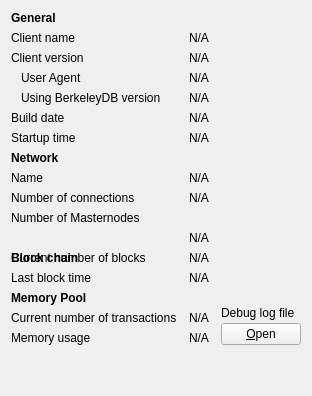
     <widget class="QWidget" name="tab_info">
      <attribute name="title">
       <string>&amp;Information</string>
      </attribute>
      <layout class="QGridLayout" name="gridLayout" columnstretch="0,1,0">
       <property name="horizontalSpacing">
        <number>12</number>
       </property>
       <item row="0" column="0">
        <widget class="QLabel" name="label_9">
         <property name="font">
          <font>
           <weight>75</weight>
           <bold>true</bold>
          </font>
         </property>
         <property name="text">
          <string>General</string>
         </property>
        </widget>
       </item>
       <item row="1" column="0">
        <widget class="QLabel" name="label_5">
         <property name="text">
          <string>Client name</string>
         </property>
        </widget>
       </item>
       <item row="1" column="1" colspan="2">
        <widget class="QLabel" name="clientName">
         <property name="cursor">
          <cursorShape>IBeamCursor</cursorShape>
         </property>
         <property name="text">
          <string>N/A</string>
         </property>
         <property name="textFormat">
          <enum>Qt::PlainText</enum>
         </property>
         <property name="textInteractionFlags">
          <set>Qt::LinksAccessibleByMouse|Qt::TextSelectableByKeyboard|Qt::TextSelectableByMouse</set>
         </property>
        </widget>
       </item>
       <item row="2" column="0">
        <widget class="QLabel" name="label_6">
         <property name="text">
          <string>Client version</string>
         </property>
        </widget>
       </item>
       <item row="2" column="1" colspan="2">
        <widget class="QLabel" name="clientVersion">
         <property name="cursor">
          <cursorShape>IBeamCursor</cursorShape>
         </property>
         <property name="text">
          <string>N/A</string>
         </property>
         <property name="textFormat">
          <enum>Qt::PlainText</enum>
         </property>
         <property name="textInteractionFlags">
          <set>Qt::LinksAccessibleByMouse|Qt::TextSelectableByKeyboard|Qt::TextSelectableByMouse</set>
         </property>
        </widget>
       </item>
       <item row="3" column="0">
        <widget class="QLabel" name="labelClientUserAgent">
         <property name="text">
          <string>User Agent</string>
         </property>
         <property name="indent">
          <number>10</number>
         </property>
        </widget>
       </item>
       <item row="3" column="1" colspan="2">
        <widget class="QLabel" name="clientUserAgent">
         <property name="cursor">
          <cursorShape>IBeamCursor</cursorShape>
         </property>
         <property name="text">
          <string>N/A</string>
         </property>
         <property name="textFormat">
          <enum>Qt::PlainText</enum>
         </property>
         <property name="textInteractionFlags">
          <set>Qt::LinksAccessibleByMouse|Qt::TextSelectableByKeyboard|Qt::TextSelectableByMouse</set>
         </property>
        </widget>
       </item>
       <item row="4" column="0">
        <widget class="QLabel" name="label_berkeleyDBVersion">
         <property name="text">
          <string>Using BerkeleyDB version</string>
         </property>
         <property name="indent">
          <number>10</number>
         </property>
        </widget>
       </item>
       <item row="4" column="1" colspan="2">
        <widget class="QLabel" name="berkeleyDBVersion">
         <property name="cursor">
          <cursorShape>IBeamCursor</cursorShape>
         </property>
         <property name="text">
          <string>N/A</string>
         </property>
         <property name="textFormat">
          <enum>Qt::PlainText</enum>
         </property>
         <property name="textInteractionFlags">
          <set>Qt::LinksAccessibleByMouse|Qt::TextSelectableByKeyboard|Qt::TextSelectableByMouse</set>
         </property>
        </widget>
       </item>
       <item row="5" column="0">
        <widget class="QLabel" name="label_12">
         <property name="text">
          <string>Build date</string>
         </property>
        </widget>
       </item>
       <item row="5" column="1" colspan="2">
        <widget class="QLabel" name="buildDate">
         <property name="cursor">
          <cursorShape>IBeamCursor</cursorShape>
         </property>
         <property name="text">
          <string>N/A</string>
         </property>
         <property name="textFormat">
          <enum>Qt::PlainText</enum>
         </property>
         <property name="textInteractionFlags">
          <set>Qt::LinksAccessibleByMouse|Qt::TextSelectableByKeyboard|Qt::TextSelectableByMouse</set>
         </property>
        </widget>
       </item>
       <item row="6" column="0">
        <widget class="QLabel" name="label_13">
         <property name="text">
          <string>Startup time</string>
         </property>
        </widget>
       </item>
       <item row="6" column="1" colspan="2">
        <widget class="QLabel" name="startupTime">
         <property name="cursor">
          <cursorShape>IBeamCursor</cursorShape>
         </property>
         <property name="text">
          <string>N/A</string>
         </property>
         <property name="textFormat">
          <enum>Qt::PlainText</enum>
         </property>
         <property name="textInteractionFlags">
          <set>Qt::LinksAccessibleByMouse|Qt::TextSelectableByKeyboard|Qt::TextSelectableByMouse</set>
         </property>
        </widget>
       </item>
       <item row="7" column="0">
           <widget class="QLabel" name="labelNetwork">
               <property name="font">
                   <font>
                       <weight>75</weight>
                       <bold>true</bold>
                   </font>
               </property>
               <property name="text">
                   <string>Network</string>
               </property>
           </widget>
       </item>
       <item row="8" column="0">
        <widget class="QLabel" name="label_8">
         <property name="text">
          <string>Name</string>
         </property>
        </widget>
       </item>
       <item row="8" column="1" colspan="2">
        <widget class="QLabel" name="networkName">
         <property name="cursor">
          <cursorShape>IBeamCursor</cursorShape>
         </property>
         <property name="text">
          <string>N/A</string>
         </property>
         <property name="textFormat">
          <enum>Qt::PlainText</enum>
         </property>
         <property name="textInteractionFlags">
          <set>Qt::LinksAccessibleByMouse|Qt::TextSelectableByKeyboard|Qt::TextSelectableByMouse</set>
         </property>
        </widget>
       </item>
       <item row="9" column="0">
        <widget class="QLabel" name="label_7">
         <property name="text">
          <string>Number of connections</string>
         </property>
        </widget>
       </item>
       <item row="9" column="1" colspan="2">
        <widget class="QLabel" name="numberOfConnections">
         <property name="cursor">
          <cursorShape>IBeamCursor</cursorShape>
         </property>
         <property name="text">
          <string>N/A</string>
         </property>
         <property name="textFormat">
          <enum>Qt::PlainText</enum>
         </property>
         <property name="textInteractionFlags">
          <set>Qt::LinksAccessibleByMouse|Qt::TextSelectableByKeyboard|Qt::TextSelectableByMouse</set>
         </property>
        </widget>
       </item>
       <item row="10" column="0">
        <widget class="QLabel" name="masternodeCountLabel">
         <property name="text">
          <string>Number of Masternodes</string>
         </property>
        </widget>
       </item>
       <item row="11" column="1">
        <widget class="QLabel" name="masternodeCount">
         <property name="text">
          <string>N/A</string>
         </property>
        </widget>
       </item>
       <item row="12" column="0">
        <widget class="QLabel" name="label_10">
         <property name="font">
          <font>
           <weight>75</weight>
           <bold>true</bold>
          </font>
         </property>
         <property name="text">
          <string>Block chain</string>
         </property>
        </widget>
       </item>
       <item row="12" column="0">
        <widget class="QLabel" name="label_3">
         <property name="text">
          <string>Current number of blocks</string>
         </property>
        </widget>
       </item>
       <item row="12" column="1" colspan="2">
        <widget class="QLabel" name="numberOfBlocks">
         <property name="cursor">
          <cursorShape>IBeamCursor</cursorShape>
         </property>
         <property name="text">
          <string>N/A</string>
         </property>
         <property name="textFormat">
          <enum>Qt::PlainText</enum>
         </property>
         <property name="textInteractionFlags">
          <set>Qt::LinksAccessibleByMouse|Qt::TextSelectableByKeyboard|Qt::TextSelectableByMouse</set>
         </property>
        </widget>
       </item>
       <item row="13" column="0">
        <widget class="QLabel" name="labelLastBlockTime">
         <property name="text">
          <string>Last block time</string>
         </property>
        </widget>
       </item>
       <item row="13" column="1" colspan="2">
        <widget class="QLabel" name="lastBlockTime">
         <property name="cursor">
          <cursorShape>IBeamCursor</cursorShape>
         </property>
         <property name="text">
          <string>N/A</string>
         </property>
         <property name="textFormat">
          <enum>Qt::PlainText</enum>
         </property>
         <property name="textInteractionFlags">
          <set>Qt::LinksAccessibleByMouse|Qt::TextSelectableByKeyboard|Qt::TextSelectableByMouse</set>
         </property>
        </widget>
       </item>
       <item row="14" column="0">
        <widget class="QLabel" name="labelMempoolTitle">
         <property name="font">
          <font>
           <weight>75</weight>
           <bold>true</bold>
          </font>
         </property>
         <property name="text">
          <string>Memory Pool</string>
         </property>
        </widget>
       </item>
       <item row="15" column="0">
        <widget class="QLabel" name="labelNumberOfTransactions">
         <property name="text">
          <string>Current number of transactions</string>
         </property>
        </widget>
       </item>
       <item row="15" column="1">
        <widget class="QLabel" name="mempoolNumberTxs">
         <property name="cursor">
          <cursorShape>IBeamCursor</cursorShape>
         </property>
         <property name="text">
          <string>N/A</string>
         </property>
         <property name="textFormat">
          <enum>Qt::PlainText</enum>
         </property>
         <property name="textInteractionFlags">
          <set>Qt::LinksAccessibleByMouse|Qt::TextSelectableByKeyboard|Qt::TextSelectableByMouse</set>
         </property>
        </widget>
       </item>
       <item row="16" column="0">
        <widget class="QLabel" name="labelMemoryUsage">
         <property name="text">
          <string>Memory usage</string>
         </property>
        </widget>
       </item>
       <item row="16" column="1">
        <widget class="QLabel" name="mempoolSize">
         <property name="cursor">
          <cursorShape>IBeamCursor</cursorShape>
         </property>
         <property name="text">
          <string>N/A</string>
         </property>
         <property name="textFormat">
          <enum>Qt::PlainText</enum>
         </property>
         <property name="textInteractionFlags">
          <set>Qt::LinksAccessibleByMouse|Qt::TextSelectableByKeyboard|Qt::TextSelectableByMouse</set>
         </property>
        </widget>
       </item>
       <item row="14" column="2" rowspan="3">
        <layout class="QVBoxLayout" name="verticalLayoutDebugButton">
         <property name="spacing">
          <number>3</number>
         </property>
         <item>
          <spacer name="verticalSpacer_2">
           <property name="orientation">
            <enum>Qt::Vertical</enum>
           </property>
           <property name="sizeHint" stdset="0">
            <size>
             <width>10</width>
             <height>5</height>
            </size>
           </property>
          </spacer>
         </item>
         <item>
          <widget class="QLabel" name="labelDebugLogfile">
           <property name="text">
            <string>Debug log file</string>
           </property>
          </widget>
         </item>
         <item>
          <widget class="QPushButton" name="openDebugLogfileButton">
           <property name="toolTip">
            <string>Open the Pokemon Core debug log file from the current data directory. This can take a few seconds for large log files.</string>
           </property>
           <property name="text">
            <string>&amp;Open</string>
           </property>
           <property name="autoDefault">
            <bool>false</bool>
           </property>
          </widget>
         </item>
        </layout>
       </item>
       <item row="18" column="0">
        <spacer name="verticalSpacer">
         <property name="orientation">
          <enum>Qt::Vertical</enum>
         </property>
         <property name="sizeHint" stdset="0">
          <size>
           <width>20</width>
           <height>40</height>
          </size>
         </property>
        </spacer>
       </item>
      </layout>
     </widget>
